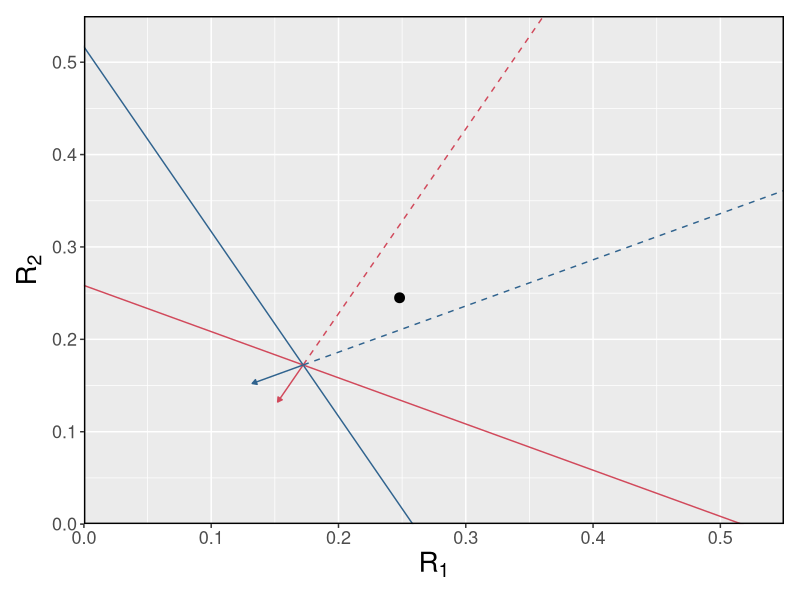
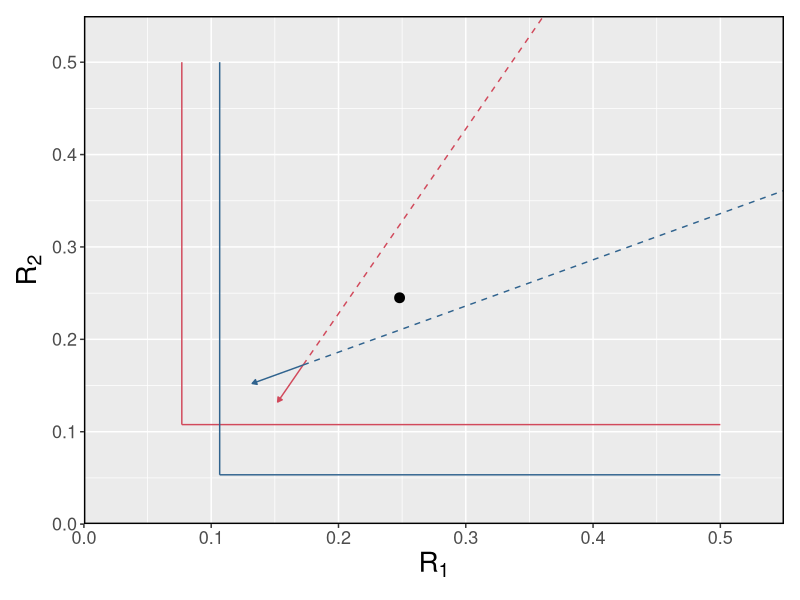

Here is the R script that generated these plots, in order:

#' ---
#' title: "Playing around with ZNGIs"
#' author: "Joey"
#' ---


#+
knitr::opts_chunk$set(echo = TRUE)
knitr::opts_chunk$set(message = FALSE)
knitr::opts_chunk$set(warning = FALSE)
knitr::opts_chunk$set(cache = TRUE)

#+ knitr::opts_chunk$set(message = FALSE)


library(tidyverse)
library(cowplot)

#' Setup Tilman's consumer resource model parameters, substitutable resources 

### Here species 1 is RED species 2 is BLUE

D = 0.7
c11 = 2; c12 = 4; c21 = 4; c22 = 2 ### cij = per capita consumption of comsumer i on resource j
w11 = 2; w12 = 4; w21 = 4; w22 = 2 ## wij = weighting factor that converts availability of resource j into consumer Ni
k1 = 0.4; k2 = 0.4
r1 = 1; r2 = 1
T1 = 0.1; T2 = 0.1

species1_consumption <- c12/c11
species2_consumption <- c22/c21

#' Calculate slope and intercept for the ZNGI's (get this from equation S3 in Ke and Letten)
slope.1 <-  - (w11 / w12)
slope.2 <-  - (w21 / w22)
y.inter.1 <-  (D * (k1 - T1) + r1 * T1) / (w12 * (r1 - D))
y.inter.2 <-  (w21 / w22) * (D * (k2 - T2) + r2 * T2) / (w21 * (r2 - D))


#' Calculate equilibrium resource values (when the ZNGIs cross each other, i.e. such that Ke and Letten equations S3.1 = S3.2)
B1 <-  y.inter.1
B2 <-  y.inter.2
Lamda.1 <-  (w11 / w12)
Lamda.2 <- (w21 / w22)
R1.star <-  (B1 - B2) / (Lamda.1 - Lamda.2)
R2.star <-  (B2 * Lamda.1 - B1 * Lamda.2) / (Lamda.1 - Lamda.2)  


#' Supply points
S1 <-  0.248; S2 <-  0.245

# plot settings
mylims.x <-  0.55
mylims.y <-  0.55


#' get all the parameters together
ZNGI.df <-  data.frame(blue = c(R1.star), red = c(R2.star))
params_df <- data.frame(c11, c21, c22, c12, R1.star, R2.star)


#' plot it!
ggplot(ZNGI.df, aes(x=blue, y=red)) +   
	geom_point(x = S1, y = S2, size = 3) +
	geom_abline(intercept = y.inter.1, slope = slope.1, col ='#d1495b', size = 0.5) + ## red species' ZNGI
	geom_abline(intercept = y.inter.2, slope = slope.2, col ='#30638e', size = 0.5) + ## blue species' ZNGI
	coord_cartesian(expand = 0, ylim=c(0, mylims.y), xlim = c(0, mylims.x)) +
	
	geom_segment(data = params_df, 
				 aes(x = R1.star, y = R2.star, xend = R1.star-c11/100, yend = R2.star-c12/100),
				 size = 0.5, 
				 col='#d1495b', 
				 arrow = arrow(type = "closed", length = unit(0.05, "inches"))) + 
	geom_segment(data = params_df, 
				 aes(x = R1.star, y = R2.star, xend = R1.star-c21/100, yend = R2.star-c22/100), 
				 size = 0.5, col='#30638e', 
				 arrow = arrow(type = "closed", length = unit(0.05, "inches"))) + 
	geom_segment(data = params_df, 
				 aes(x = R1.star, y = R2.star, xend = R1.star+c11, yend = R2.star+c12), 
				 size = 0.5, 
				 col='#d1495b', 
				 linetype = 2) + 
	geom_segment(data = params_df, 
				 aes(x = R1.star, y = R2.star, xend = R1.star+c21, yend = R2.star+c22), 
				 size = 0.5, 
				 col='#30638e', 
				 linetype = 2) + 
	xlab(expression(R[1])) + 
	ylab(expression(R[2])) +
	
	theme(legend.position = "none", 
		  plot.margin = unit(c(0.8,0.8,0.8,0.8), "lines"),
		  axis.text = element_text(size=13),
		  axis.title=element_text(size=20)) +
	panel_border(colour = "black")

### now for essential resources


## define parameters

m_1 <- 0.2 
m_2 <- 0.2
k_12 <- 0.5
k_11 <- 0.7
k_21 <- 0.8
k_22 <- 0.4
r_1 <- 1.5
r_2 <- 1.7

## R star for species 1, resource 2
R_12 <- (m_1*k_12)/(r_1 - m_1)

## R star for species 1, resource 1
R_11 <- (m_1*k_11)/(r_1 - m_1)

## R star for species 2, resource 1
R_21 <- (m_2*k_21)/(r_2 - m_2)

## R star for species 2, resource 2
R_22 <- (m_2*k_22)/(r_2 - m_2)


#' plot it!
ggplot(ZNGI.df, aes(x=blue, y=red)) +   
	geom_point(x = S1, y = S2, size = 3) +
	# geom_abline(intercept = y.inter.1, slope = slope.1, col ='#d1495b', size = 0.5) + ## red species' ZNGI
	# geom_abline(intercept = y.inter.2, slope = slope.2, col ='#30638e', size = 0.5) + ## blue species' ZNGI
	coord_cartesian(expand = 0, ylim=c(0, mylims.y), xlim = c(0, mylims.x)) +
	
	## species 1 ZNGIs
	geom_segment( 
				 aes(x = R_12, y = R_11, xend = 0.5, yend = R_11),
				 size = 0.5, 
				 col='#d1495b') +
	
	geom_segment( 
		aes(x = R_12, y = R_11, xend = R_12, yend = 0.5),
		size = 0.5, 
		col='#d1495b') +
	
	## species 2 ZNGIs
	geom_segment( 
		aes(x = R_21, y = R_22, xend = 0.5, yend = R_22),
		size = 0.5, 
		col='#30638e') +
	
	geom_segment( 
		aes(x = R_21, y = R_22, xend = R_21, yend = 0.5),
		size = 0.5, 
		col='#30638e') +
	
	geom_segment(data = params_df, 
				 aes(x = R1.star, y = R2.star, xend = R1.star-c11/100, yend = R2.star-c12/100),
				 size = 0.5, 
				 col='#d1495b', 
				 arrow = arrow(type = "closed", length = unit(0.05, "inches"))) + 
	geom_segment(data = params_df, 
				 aes(x = R1.star, y = R2.star, xend = R1.star-c21/100, yend = R2.star-c22/100), 
				 size = 0.5, col='#30638e', 
				 arrow = arrow(type = "closed", length = unit(0.05, "inches"))) + 
	geom_segment(data = params_df, 
				 aes(x = R1.star, y = R2.star, xend = R1.star+c11, yend = R2.star+c12), 
				 size = 0.5, 
				 col='#d1495b', 
				 linetype = 2) + 
	geom_segment(data = params_df, 
				 aes(x = R1.star, y = R2.star, xend = R1.star+c21, yend = R2.star+c22), 
				 size = 0.5, 
				 col='#30638e', 
				 linetype = 2) + 
	xlab(expression(R[1])) + 
	ylab(expression(R[2])) +
	
	theme(legend.position = "none", 
		  plot.margin = unit(c(0.8,0.8,0.8,0.8), "lines"),
		  axis.text = element_text(size=13),
		  axis.title=element_text(size=20)) +
	panel_border(colour = "black")

